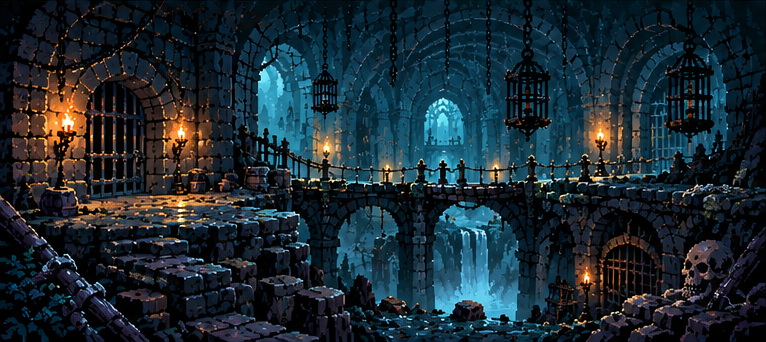
#> input picture locations/refs/dungeon.png, 766 x 342 px, found by its file name
$ python dungeon.py ../../../../locations/refs/dungeon.png
#> lines starting #> are read from the running program, lines starting #| are printed output that depends on the picture
### skill/pixel-art-style/scripts/location.py
"""A living location: static repainted scene + effects redrawn every frame (approach E).

    import sys; sys.path.insert(0, '<skill>/scripts')
    from location import Location
    import fx
    L = Location('refs/lava.png', grid=2, N=24, n_colors=150, grade_k=0.0)
    lake = L.box(100, 118, 383, 171) & (L.L > 0.35) & (L.hue < 50)
    L.add(fx.Liquid(lake, churn=5), fx.Flame(148, 93, 6, 4, mask=...))
    L.render('out/lava', ms=90)

What render() writes (stem = out/lava):
    out/lava.gif             at the reference size (grid x scale)
    out/lava_x4.gif          a bigger copy for viewing (if 4 not already the scale)
    out/lava_frames/         native frames f_00.png ... (Pixelorama: 1 file px = 1 art px)
    out/lava_sheet.png       native spritesheet (cols x rows), for Pixelorama import
    out/lava_still.png       frame 0 at the reference size

Order of work inside: effects declare what they replace (plate); those pixels are
painted out (variants.inpaint) and the scene is repainted once with ~n_colors
(repaint.py, no blur). Each frame starts from the plate repaint, effects draw in
layer order, the frame snaps to one shared palette (<=256, GIF-safe).
"""
import os, sys, json
import numpy as np
from PIL import Image
from scipy import ndimage
sys.path.insert(0, os.path.dirname(os.path.abspath(__file__)))
from variants import load_native, analyse, inpaint
from repaint import grade, mode_filter
from analyze_style import kmeans, to_perc, _assign
W8 = np.array([0.30, 0.59, 0.11]) ** 0.5


def snap(img, pal):
    flat = img.reshape(-1, 3).astype(np.float32)
    p = pal.astype(np.float32)
    idx = np.empty(len(flat), np.int32)
    pw = p * W8.astype(np.float32)
    for i in range(0, len(flat), 16384):
        c = flat[i:i + 16384] * W8.astype(np.float32)
        d = (c * c).sum(1)[:, None] - 2 * c @ pw.T + (pw * pw).sum(1)[None]
        idx[i:i + 16384] = np.argmin(d, 1)
    return idx.reshape(img.shape[:2])


def merge_palette(cols, max_n=256, min_dist=5.0, keep_first=0):
    """Drop near-duplicates (perceptual distance < min_dist); if still too many,
    reduce the EXTRAS with k-means. The first keep_first colours (the repaint
    palette) are never moved, so the static scene keeps its exact colours."""
    cols = np.clip(np.round(np.asarray(cols, float)), 0, 255)
    base, extra = cols[:keep_first], cols[keep_first:]
    keep = list(base)
    for c in extra:
        if not keep or np.min(np.abs((np.array(keep) - c) * W8).sum(1)) >= min_dist:
            keep.append(c)
    keep = np.array(keep)
    if len(keep) > max_n:
        ex = keep[len(base):]
        c, _ = kmeans(to_perc(ex), max_n - len(base), iters=10, seed=0)
        keep = np.vstack([base, np.clip(np.round(c / W8), 0, 255)])
    return keep


class Location:
    def __init__(self, ref, grid=1, unit=2, N=24, n_colors=170, grade_k=0.0, sharpen=None, seed=0,
                 denoise=None, clean_base=True):
        """grid: screen px of the reference per art pixel. 1 = every reference pixel is
        an art pixel (finest; use it unless the reference really has bigger blocks —
        a 2x grid on a soft AI image reads as "bitten" edges).
        unit: scene scripts are written in design units of `unit` art px, so box(),
        clean() and self.u keep one coordinate system whatever the grid."""
#> called with ref = 'refs/dungeon.png', grid = 1, unit = 2, N = 24, n_colors = 180, grade_k = 0, seed = 0, clean_base = True
        im = Image.open(ref).convert('RGB')
#> im is the input picture: PIL image 766x342 RGB; mean R, G, B 28.1, 42.7, 50.8
        self.ref_size = im.size
        self.grid = grid
        self.U = self.u = unit
        sharpen = (0.0 if grid == 1 else 0.35) if sharpen is None else sharpen
        self.denoise = (grid >= 2) if denoise is None else denoise
        self.clean_base = clean_base
        self.W, self.H = im.width // grid, im.height // grid
        self.src = load_native(ref, self.W, self.H)
        A = analyse(self.src)
#> in analyse, `hls = np.array([colorsys.rgb_to_hls(*p) for p in (src / 255).reshape(-..`:
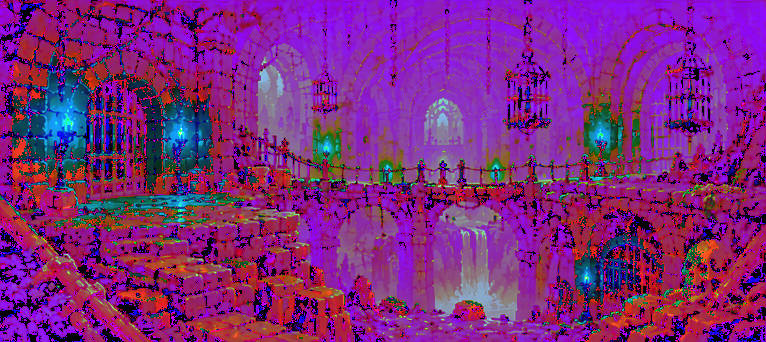
#> hls: shape (342, 766, 3) float64; mean R, G, B 0.489, 0.154, 0.498
#> A = 8 items
        self.A = A
#> self.A = 8 items
        self.hue, self.L, self.S, self.yy, self.xx = A['hue'], A['L'], A['S'], A['yy'], A['xx']
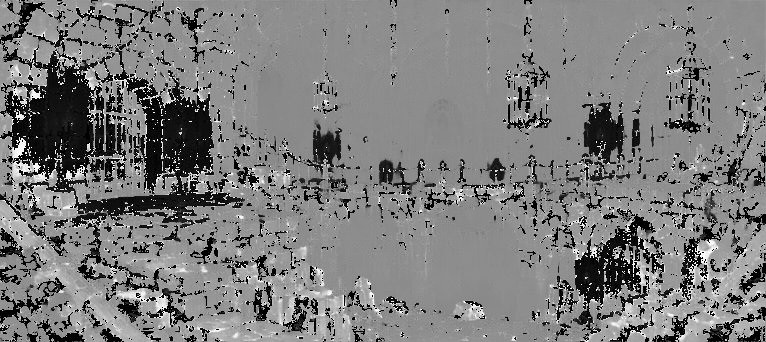
#> self.hue: shape (342, 766) float64; min 0, max 359, mean 176; drawn with min black and max white
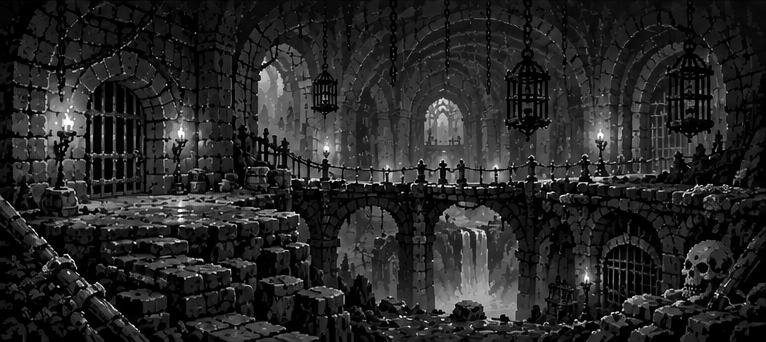
#> self.L: shape (342, 766) float64; min 0, max 1, mean 0.154
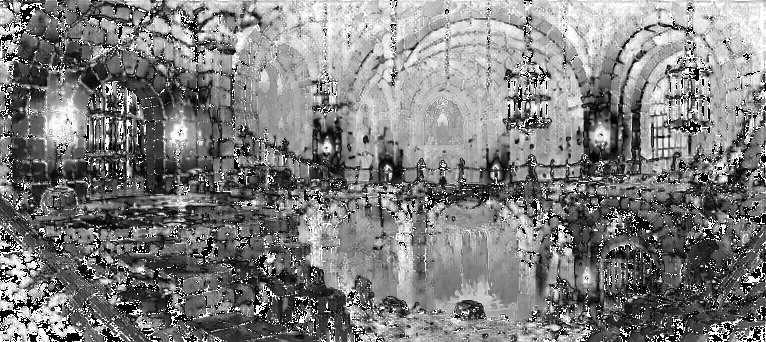
#> self.S: shape (342, 766) float64; min 0, max 1, mean 0.498
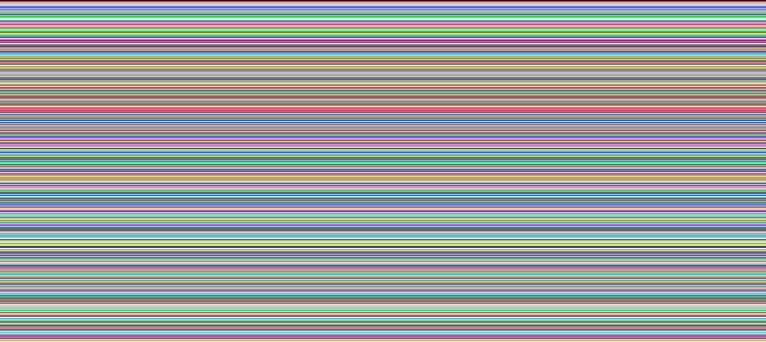
#> self.yy: shape (342, 766) int64; 342 distinct labels, from 0 to 341; one colour per label, 0 black
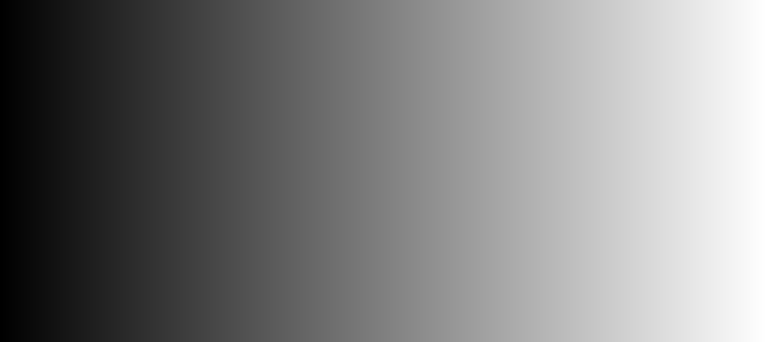
#> self.xx: shape (342, 766) int64; min 0, max 765, mean 382.5; drawn with min black and max white
        self.N = N; self.n_colors = n_colors; self.grade_k = grade_k; self.sharpen = sharpen
        self.seed = seed
        self.effects = []
        self.extra_colors = []
        self._repaint_palette()

    # ---------- masks
    def box(self, x0, y0, x1, y1):
        """Rectangle in design units."""
        u = self.U
        return (self.xx >= x0 * u) & (self.xx < x1 * u) & (self.yy >= y0 * u) & (self.yy < y1 * u)

    def clean(self, m, close=0, min_size=3, fill=False):
        """close (iterations) and min_size (area) are in design units."""
        min_size = min_size * self.U ** 2
        if close:
            m = ndimage.binary_closing(m, iterations=close * self.U)
        if fill:
            m = ndimage.binary_fill_holes(m)
        lab, n = ndimage.label(m)
        if n:
            sizes = ndimage.sum(np.ones_like(lab), lab, range(1, n + 1))
            small = np.isin(lab, np.nonzero(sizes < min_size)[0] + 1)
            m = m & ~small
        return m

    def warm(self, lo=15, hi=62):
        return (self.hue > lo) & (self.hue < hi)

    # ---------- palette + base
    def _prep(self, img):
        blur = np.stack([ndimage.gaussian_filter(img[..., c], 1.0) for c in range(3)], -1)
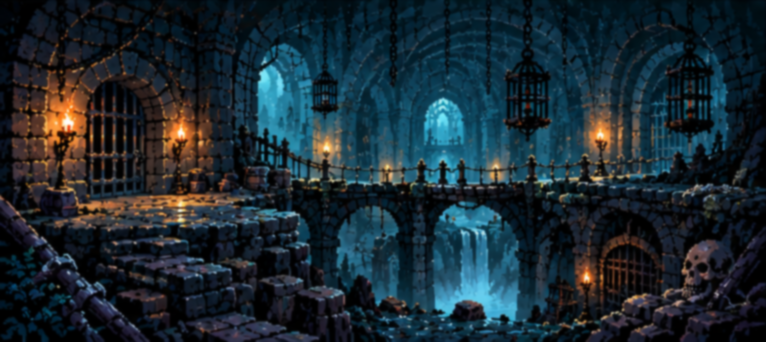
#> blur: shape (342, 766, 3) float64; mean R, G, B 28.1, 42.7, 50.8
#> (the rest of the program and of its run is left out)
